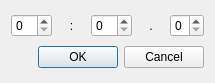
<?xml version="1.0" encoding="UTF-8"?>
<ui version="4.0">
 <class>TimeEditDialog</class>
 <widget class="QDialog" name="TimeEditDialog">
  <property name="geometry">
   <rect>
    <x>0</x>
    <y>0</y>
    <width>215</width>
    <height>83</height>
   </rect>
  </property>
  <property name="sizePolicy">
   <sizepolicy hsizetype="Fixed" vsizetype="Fixed">
    <horstretch>0</horstretch>
    <verstretch>0</verstretch>
   </sizepolicy>
  </property>
  <property name="windowTitle">
   <string>Dialog</string>
  </property>
  <layout class="QVBoxLayout" name="verticalLayout">
   <item>
    <layout class="QHBoxLayout" name="horizontalLayout">
     <item>
      <widget class="QSpinBox" name="spinBoxMinutes">
       <property name="maximum">
        <number>10</number>
       </property>
      </widget>
     </item>
     <item>
      <widget class="QLabel" name="label">
       <property name="text">
        <string>:</string>
       </property>
       <property name="alignment">
        <set>Qt::AlignCenter</set>
       </property>
      </widget>
     </item>
     <item>
      <widget class="QSpinBox" name="spinBoxSeconds">
       <property name="maximum">
        <number>59</number>
       </property>
      </widget>
     </item>
     <item>
      <widget class="QLabel" name="label_2">
       <property name="text">
        <string>.</string>
       </property>
       <property name="alignment">
        <set>Qt::AlignCenter</set>
       </property>
      </widget>
     </item>
     <item>
      <widget class="QSpinBox" name="spinBoxTenths">
       <property name="maximum">
        <number>9</number>
       </property>
      </widget>
     </item>
    </layout>
   </item>
   <item>
    <widget class="QDialogButtonBox" name="buttonBox">
     <property name="orientation">
      <enum>Qt::Horizontal</enum>
     </property>
     <property name="standardButtons">
      <set>QDialogButtonBox::Cancel|QDialogButtonBox::Ok</set>
     </property>
    </widget>
   </item>
  </layout>
 </widget>
 <resources/>
 <connections>
  <connection>
   <sender>buttonBox</sender>
   <signal>accepted()</signal>
   <receiver>TimeEditDialog</receiver>
   <slot>accept()</slot>
   <hints>
    <hint type="sourcelabel">
     <x>248</x>
     <y>254</y>
    </hint>
    <hint type="destinationlabel">
     <x>157</x>
     <y>274</y>
    </hint>
   </hints>
  </connection>
  <connection>
   <sender>buttonBox</sender>
   <signal>rejected()</signal>
   <receiver>TimeEditDialog</receiver>
   <slot>reject()</slot>
   <hints>
    <hint type="sourcelabel">
     <x>316</x>
     <y>260</y>
    </hint>
    <hint type="destinationlabel">
     <x>286</x>
     <y>274</y>
    </hint>
   </hints>
  </connection>
 </connections>
</ui>
